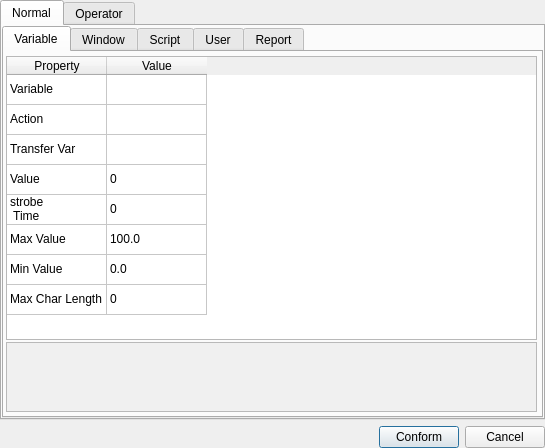
<?xml version="1.0" encoding="UTF-8"?>
<ui version="4.0">
 <class>COrderEditWgt</class>
 <widget class="QDialog" name="COrderEditWgt">
  <property name="geometry">
   <rect>
    <x>0</x>
    <y>0</y>
    <width>545</width>
    <height>448</height>
   </rect>
  </property>
  <property name="windowTitle">
   <string>COrderEditWgt</string>
  </property>
  <layout class="QHBoxLayout" name="horizontalLayout_3">
   <property name="leftMargin">
    <number>0</number>
   </property>
   <property name="topMargin">
    <number>0</number>
   </property>
   <property name="rightMargin">
    <number>0</number>
   </property>
   <property name="bottomMargin">
    <number>0</number>
   </property>
   <item>
    <layout class="QVBoxLayout" name="verticalLayout">
     <item>
      <widget class="QTabWidget" name="tabWidget">
       <property name="currentIndex">
        <number>0</number>
       </property>
       <widget class="QWidget" name="tab">
        <attribute name="title">
         <string>Normal</string>
        </attribute>
        <layout class="QHBoxLayout" name="horizontalLayout_2">
         <property name="spacing">
          <number>0</number>
         </property>
         <property name="leftMargin">
          <number>0</number>
         </property>
         <property name="topMargin">
          <number>0</number>
         </property>
         <property name="rightMargin">
          <number>0</number>
         </property>
         <property name="bottomMargin">
          <number>0</number>
         </property>
         <item>
          <widget class="QTabWidget" name="tabWidget_2">
           <property name="currentIndex">
            <number>0</number>
           </property>
           <widget class="QWidget" name="tab_3">
            <attribute name="title">
             <string>Variable</string>
            </attribute>
            <layout class="QHBoxLayout" name="horizontalLayout_5">
             <property name="leftMargin">
              <number>2</number>
             </property>
             <property name="topMargin">
              <number>2</number>
             </property>
             <property name="rightMargin">
              <number>2</number>
             </property>
             <property name="bottomMargin">
              <number>2</number>
             </property>
             <item>
              <layout class="QVBoxLayout" name="verticalLayout_2" stretch="5,1">
               <property name="spacing">
                <number>2</number>
               </property>
               <property name="topMargin">
                <number>2</number>
               </property>
               <property name="rightMargin">
                <number>2</number>
               </property>
               <property name="bottomMargin">
                <number>2</number>
               </property>
               <item>
                <widget class="QTableWidget" name="tableWidget">
                 <property name="minimumSize">
                  <size>
                   <width>485</width>
                   <height>0</height>
                  </size>
                 </property>
                 <attribute name="horizontalHeaderCascadingSectionResizes">
                  <bool>false</bool>
                 </attribute>
                 <attribute name="horizontalHeaderStretchLastSection">
                  <bool>false</bool>
                 </attribute>
                 <attribute name="verticalHeaderVisible">
                  <bool>false</bool>
                 </attribute>
                 <row>
                  <property name="text">
                   <string>新建行</string>
                  </property>
                 </row>
                 <row>
                  <property name="text">
                   <string>新建行</string>
                  </property>
                 </row>
                 <row>
                  <property name="text">
                   <string>新建行</string>
                  </property>
                 </row>
                 <row>
                  <property name="text">
                   <string>新建行</string>
                  </property>
                 </row>
                 <row>
                  <property name="text">
                   <string>新建行</string>
                  </property>
                 </row>
                 <row>
                  <property name="text">
                   <string>新建行</string>
                  </property>
                 </row>
                 <row>
                  <property name="text">
                   <string>新建行</string>
                  </property>
                 </row>
                 <row>
                  <property name="text">
                   <string>新建行</string>
                  </property>
                 </row>
                 <column>
                  <property name="text">
                   <string>Property</string>
                  </property>
                 </column>
                 <column>
                  <property name="text">
                   <string>Value</string>
                  </property>
                 </column>
                 <item row="0" column="0">
                  <property name="text">
                   <string>Variable</string>
                  </property>
                 </item>
                 <item row="0" column="1">
                  <property name="text">
                   <string/>
                  </property>
                 </item>
                 <item row="1" column="0">
                  <property name="text">
                   <string>Action</string>
                  </property>
                 </item>
                 <item row="2" column="0">
                  <property name="text">
                   <string>Transfer Var</string>
                  </property>
                 </item>
                 <item row="3" column="0">
                  <property name="text">
                   <string>Value</string>
                  </property>
                 </item>
                 <item row="3" column="1">
                  <property name="text">
                   <string>0</string>
                  </property>
                 </item>
                 <item row="4" column="0">
                  <property name="text">
                   <string>strobe
 Time</string>
                  </property>
                 </item>
                 <item row="4" column="1">
                  <property name="text">
                   <string>0</string>
                  </property>
                 </item>
                 <item row="5" column="0">
                  <property name="text">
                   <string>Max Value</string>
                  </property>
                 </item>
                 <item row="5" column="1">
                  <property name="text">
                   <string>100.0</string>
                  </property>
                 </item>
                 <item row="6" column="0">
                  <property name="text">
                   <string>Min Value</string>
                  </property>
                 </item>
                 <item row="6" column="1">
                  <property name="text">
                   <string>0.0</string>
                  </property>
                 </item>
                 <item row="7" column="0">
                  <property name="text">
                   <string>Max Char Length</string>
                  </property>
                 </item>
                 <item row="7" column="1">
                  <property name="text">
                   <string>0</string>
                  </property>
                 </item>
                </widget>
               </item>
               <item>
                <widget class="QTextEdit" name="textEdit">
                 <property name="styleSheet">
                  <string notr="true">background-color: rgb(240, 240, 240);
</string>
                 </property>
                 <property name="readOnly">
                  <bool>true</bool>
                 </property>
                </widget>
               </item>
              </layout>
             </item>
            </layout>
           </widget>
           <widget class="QWidget" name="tab_4">
            <attribute name="title">
             <string>Window</string>
            </attribute>
            <layout class="QHBoxLayout" name="horizontalLayout_6">
             <property name="leftMargin">
              <number>2</number>
             </property>
             <property name="topMargin">
              <number>2</number>
             </property>
             <property name="rightMargin">
              <number>2</number>
             </property>
             <property name="bottomMargin">
              <number>2</number>
             </property>
             <item>
              <layout class="QVBoxLayout" name="verticalLayout_3" stretch="5,1">
               <property name="spacing">
                <number>2</number>
               </property>
               <property name="topMargin">
                <number>2</number>
               </property>
               <property name="rightMargin">
                <number>2</number>
               </property>
               <property name="bottomMargin">
                <number>2</number>
               </property>
               <item>
                <widget class="QTableWidget" name="tableWidget_2">
                 <attribute name="horizontalHeaderCascadingSectionResizes">
                  <bool>false</bool>
                 </attribute>
                 <attribute name="horizontalHeaderStretchLastSection">
                  <bool>false</bool>
                 </attribute>
                 <attribute name="verticalHeaderVisible">
                  <bool>false</bool>
                 </attribute>
                 <row>
                  <property name="text">
                   <string>新建行</string>
                  </property>
                 </row>
                 <row>
                  <property name="text">
                   <string>新建行</string>
                  </property>
                 </row>
                 <row>
                  <property name="text">
                   <string>新建行</string>
                  </property>
                 </row>
                 <row>
                  <property name="text">
                   <string>新建行</string>
                  </property>
                 </row>
                 <row>
                  <property name="text">
                   <string>新建行</string>
                  </property>
                 </row>
                 <row>
                  <property name="text">
                   <string>新建行</string>
                  </property>
                 </row>
                 <row>
                  <property name="text">
                   <string>新建行</string>
                  </property>
                 </row>
                 <row>
                  <property name="text">
                   <string>新建行</string>
                  </property>
                 </row>
                 <row>
                  <property name="text">
                   <string>新建行</string>
                  </property>
                 </row>
                 <row>
                  <property name="text">
                   <string>新建行</string>
                  </property>
                 </row>
                 <row>
                  <property name="text">
                   <string>新建行</string>
                  </property>
                 </row>
                 <row>
                  <property name="text">
                   <string>新建行</string>
                  </property>
                 </row>
                 <row>
                  <property name="text">
                   <string>新建行</string>
                  </property>
                 </row>
                 <row>
                  <property name="text">
                   <string>新建行</string>
                  </property>
                 </row>
                 <row>
                  <property name="text">
                   <string>新建行</string>
                  </property>
                 </row>
                 <row>
                  <property name="text">
                   <string>新建行</string>
                  </property>
                 </row>
                 <row>
                  <property name="text">
                   <string>新建行</string>
                  </property>
                 </row>
                 <row>
                  <property name="text">
                   <string>新建行</string>
                  </property>
                 </row>
                 <row>
                  <property name="text">
                   <string>新建行</string>
                  </property>
                 </row>
                 <row>
                  <property name="text">
                   <string>新建行</string>
                  </property>
                 </row>
                 <row>
                  <property name="text">
                   <string>新建行</string>
                  </property>
                 </row>
                 <column>
                  <property name="text">
                   <string>Property</string>
                  </property>
                 </column>
                 <column>
                  <property name="text">
                   <string>Value</string>
                  </property>
                 </column>
                 <item row="0" column="0">
                  <property name="text">
                   <string>Screen (Page)</string>
                  </property>
                 </item>
                 <item row="1" column="0">
                  <property name="text">
                   <string>Action</string>
                  </property>
                 </item>
                 <item row="2" column="0">
                  <property name="text">
                   <string>Monitor</string>
                  </property>
                 </item>
                 <item row="2" column="1">
                  <property name="text">
                   <string>0</string>
                  </property>
                 </item>
                 <item row="3" column="0">
                  <property name="text">
                   <string>Parameter File</string>
                  </property>
                 </item>
                 <item row="3" column="1">
                  <property name="text">
                   <string>0</string>
                  </property>
                 </item>
                 <item row="4" column="0">
                  <property name="text">
                   <string>X Pos</string>
                  </property>
                 </item>
                 <item row="4" column="1">
                  <property name="text">
                   <string>100</string>
                  </property>
                 </item>
                 <item row="5" column="0">
                  <property name="text">
                   <string>Y Pos</string>
                  </property>
                 </item>
                 <item row="5" column="1">
                  <property name="text">
                   <string>100</string>
                  </property>
                 </item>
                 <item row="6" column="0">
                  <property name="text">
                   <string>Width</string>
                  </property>
                 </item>
                 <item row="6" column="1">
                  <property name="text">
                   <string>0</string>
                  </property>
                 </item>
                 <item row="7" column="0">
                  <property name="text">
                   <string>Height</string>
                  </property>
                 </item>
                 <item row="7" column="1">
                  <property name="text">
                   <string>0</string>
                  </property>
                 </item>
                 <item row="8" column="0">
                  <property name="text">
                   <string>Caption</string>
                  </property>
                  <property name="checkState">
                   <enum>Unchecked</enum>
                  </property>
                 </item>
                 <item row="8" column="1">
                  <property name="text">
                   <string/>
                  </property>
                  <property name="flags">
                   <set>ItemIsSelectable|ItemIsDragEnabled|ItemIsUserCheckable</set>
                  </property>
                 </item>
                 <item row="9" column="0">
                  <property name="text">
                   <string>Border</string>
                  </property>
                  <property name="checkState">
                   <enum>Unchecked</enum>
                  </property>
                 </item>
                 <item row="9" column="1">
                  <property name="text">
                   <string/>
                  </property>
                  <property name="flags">
                   <set>ItemIsSelectable|ItemIsDragEnabled|ItemIsUserCheckable</set>
                  </property>
                 </item>
                 <item row="10" column="0">
                  <property name="text">
                   <string>Resize Border</string>
                  </property>
                  <property name="checkState">
                   <enum>Unchecked</enum>
                  </property>
                 </item>
                 <item row="11" column="0">
                  <property name="text">
                   <string>Sys Menu</string>
                  </property>
                  <property name="checkState">
                   <enum>Unchecked</enum>
                  </property>
                 </item>
                 <item row="11" column="1">
                  <property name="flags">
                   <set>ItemIsSelectable|ItemIsDragEnabled|ItemIsUserCheckable</set>
                  </property>
                 </item>
                 <item row="12" column="0">
                  <property name="text">
                   <string>Maximized Box</string>
                  </property>
                  <property name="checkState">
                   <enum>Unchecked</enum>
                  </property>
                 </item>
                 <item row="12" column="1">
                  <property name="flags">
                   <set>ItemIsSelectable|ItemIsDragEnabled|ItemIsUserCheckable</set>
                  </property>
                 </item>
                 <item row="13" column="0">
                  <property name="text">
                   <string>Minimized Box</string>
                  </property>
                  <property name="checkState">
                   <enum>Unchecked</enum>
                  </property>
                 </item>
                 <item row="13" column="1">
                  <property name="flags">
                   <set>ItemIsSelectable|ItemIsDragEnabled|ItemIsUserCheckable</set>
                  </property>
                 </item>
                 <item row="14" column="0">
                  <property name="text">
                   <string>Keep Print Proportions</string>
                  </property>
                  <property name="checkState">
                   <enum>Unchecked</enum>
                  </property>
                 </item>
                 <item row="14" column="1">
                  <property name="flags">
                   <set>ItemIsSelectable|ItemIsDragEnabled|ItemIsUserCheckable</set>
                  </property>
                 </item>
                 <item row="15" column="0">
                  <property name="text">
                   <string>Print Page Width</string>
                  </property>
                 </item>
                 <item row="15" column="1">
                  <property name="text">
                   <string>-1</string>
                  </property>
                 </item>
                 <item row="16" column="0">
                  <property name="text">
                   <string>Print Page Height</string>
                  </property>
                 </item>
                 <item row="16" column="1">
                  <property name="text">
                   <string>-1</string>
                  </property>
                 </item>
                 <item row="17" column="0">
                  <property name="text">
                   <string>Top Margin</string>
                  </property>
                 </item>
                 <item row="17" column="1">
                  <property name="text">
                   <string>-1</string>
                  </property>
                 </item>
                 <item row="18" column="0">
                  <property name="text">
                   <string>Bottom Margin</string>
                  </property>
                 </item>
                 <item row="18" column="1">
                  <property name="text">
                   <string>-1</string>
                  </property>
                 </item>
                 <item row="19" column="0">
                  <property name="text">
                   <string>Left Margin </string>
                  </property>
                 </item>
                 <item row="19" column="1">
                  <property name="text">
                   <string>-1</string>
                  </property>
                 </item>
                 <item row="20" column="0">
                  <property name="text">
                   <string>Right Margin</string>
                  </property>
                 </item>
                 <item row="20" column="1">
                  <property name="text">
                   <string>-1</string>
                  </property>
                 </item>
                </widget>
               </item>
               <item>
                <widget class="QTextEdit" name="textEdit_2">
                 <property name="styleSheet">
                  <string notr="true">background-color: rgb(240, 240, 240);
</string>
                 </property>
                 <property name="readOnly">
                  <bool>true</bool>
                 </property>
                </widget>
               </item>
              </layout>
             </item>
            </layout>
           </widget>
           <widget class="QWidget" name="tab_5">
            <attribute name="title">
             <string>Script</string>
            </attribute>
            <layout class="QVBoxLayout" name="verticalLayout_5">
             <item>
              <layout class="QVBoxLayout" name="verticalLayout_4" stretch="5,1">
               <property name="spacing">
                <number>2</number>
               </property>
               <property name="topMargin">
                <number>2</number>
               </property>
               <property name="rightMargin">
                <number>2</number>
               </property>
               <property name="bottomMargin">
                <number>2</number>
               </property>
               <item>
                <widget class="QTableWidget" name="tableWidget_3">
                 <attribute name="horizontalHeaderCascadingSectionResizes">
                  <bool>false</bool>
                 </attribute>
                 <attribute name="horizontalHeaderStretchLastSection">
                  <bool>false</bool>
                 </attribute>
                 <attribute name="verticalHeaderVisible">
                  <bool>false</bool>
                 </attribute>
                 <row>
                  <property name="text">
                   <string>新建行</string>
                  </property>
                 </row>
                 <row>
                  <property name="text">
                   <string>新建行</string>
                  </property>
                 </row>
                 <row>
                  <property name="text">
                   <string>新建行</string>
                  </property>
                 </row>
                 <column>
                  <property name="text">
                   <string>Property</string>
                  </property>
                 </column>
                 <column>
                  <property name="text">
                   <string>Value</string>
                  </property>
                 </column>
                </widget>
               </item>
               <item>
                <widget class="QTextEdit" name="textEdit_3">
                 <property name="styleSheet">
                  <string notr="true">background-color: rgb(240, 240, 240);
</string>
                 </property>
                 <property name="readOnly">
                  <bool>true</bool>
                 </property>
                </widget>
               </item>
              </layout>
             </item>
            </layout>
           </widget>
           <widget class="QWidget" name="tab_6">
            <attribute name="title">
             <string>User</string>
            </attribute>
            <layout class="QHBoxLayout" name="horizontalLayout_7">
             <item>
              <layout class="QVBoxLayout" name="verticalLayout_6" stretch="5,1">
               <property name="spacing">
                <number>2</number>
               </property>
               <property name="topMargin">
                <number>2</number>
               </property>
               <property name="rightMargin">
                <number>2</number>
               </property>
               <property name="bottomMargin">
                <number>2</number>
               </property>
               <item>
                <widget class="QTableWidget" name="tableWidget_4">
                 <attribute name="horizontalHeaderCascadingSectionResizes">
                  <bool>false</bool>
                 </attribute>
                 <attribute name="horizontalHeaderStretchLastSection">
                  <bool>false</bool>
                 </attribute>
                 <attribute name="verticalHeaderVisible">
                  <bool>false</bool>
                 </attribute>
                 <row>
                  <property name="text">
                   <string>新建行</string>
                  </property>
                 </row>
                 <row>
                  <property name="text">
                   <string>新建行</string>
                  </property>
                 </row>
                 <row>
                  <property name="text">
                   <string>新建行</string>
                  </property>
                 </row>
                 <column>
                  <property name="text">
                   <string>Property</string>
                  </property>
                 </column>
                 <column>
                  <property name="text">
                   <string>Value</string>
                  </property>
                 </column>
                </widget>
               </item>
               <item>
                <widget class="QTextEdit" name="textEdit_4">
                 <property name="styleSheet">
                  <string notr="true">background-color: rgb(240, 240, 240);
</string>
                 </property>
                 <property name="readOnly">
                  <bool>true</bool>
                 </property>
                </widget>
               </item>
              </layout>
             </item>
            </layout>
           </widget>
           <widget class="QWidget" name="tab_7">
            <attribute name="title">
             <string>Report</string>
            </attribute>
            <layout class="QHBoxLayout" name="horizontalLayout_8">
             <item>
              <layout class="QVBoxLayout" name="verticalLayout_7" stretch="5,1">
               <property name="spacing">
                <number>2</number>
               </property>
               <property name="topMargin">
                <number>2</number>
               </property>
               <property name="rightMargin">
                <number>2</number>
               </property>
               <property name="bottomMargin">
                <number>2</number>
               </property>
               <item>
                <widget class="QTableWidget" name="tableWidget_5">
                 <attribute name="horizontalHeaderCascadingSectionResizes">
                  <bool>false</bool>
                 </attribute>
                 <attribute name="horizontalHeaderStretchLastSection">
                  <bool>false</bool>
                 </attribute>
                 <attribute name="verticalHeaderVisible">
                  <bool>false</bool>
                 </attribute>
                 <row>
                  <property name="text">
                   <string>新建行</string>
                  </property>
                 </row>
                 <row>
                  <property name="text">
                   <string>新建行</string>
                  </property>
                 </row>
                 <row>
                  <property name="text">
                   <string>新建行</string>
                  </property>
                 </row>
                 <column>
                  <property name="text">
                   <string>Property</string>
                  </property>
                 </column>
                 <column>
                  <property name="text">
                   <string>Value</string>
                  </property>
                 </column>
                </widget>
               </item>
               <item>
                <widget class="QTextEdit" name="textEdit_5">
                 <property name="styleSheet">
                  <string notr="true">background-color: rgb(240, 240, 240);
</string>
                 </property>
                 <property name="readOnly">
                  <bool>true</bool>
                 </property>
                </widget>
               </item>
              </layout>
             </item>
            </layout>
           </widget>
          </widget>
         </item>
        </layout>
       </widget>
       <widget class="QWidget" name="tab_2">
        <attribute name="title">
         <string>Operator</string>
        </attribute>
        <layout class="QHBoxLayout" name="horizontalLayout_4">
         <property name="spacing">
          <number>0</number>
         </property>
         <property name="leftMargin">
          <number>0</number>
         </property>
         <property name="topMargin">
          <number>0</number>
         </property>
         <property name="rightMargin">
          <number>0</number>
         </property>
         <property name="bottomMargin">
          <number>0</number>
         </property>
         <item>
          <widget class="QTabWidget" name="tabWidget_3">
           <property name="currentIndex">
            <number>0</number>
           </property>
           <widget class="QWidget" name="tab_9">
            <attribute name="title">
             <string>Menu</string>
            </attribute>
            <layout class="QHBoxLayout" name="horizontalLayout_9">
             <item>
              <layout class="QVBoxLayout" name="verticalLayout_8" stretch="5,1">
               <property name="spacing">
                <number>2</number>
               </property>
               <property name="topMargin">
                <number>2</number>
               </property>
               <property name="rightMargin">
                <number>2</number>
               </property>
               <property name="bottomMargin">
                <number>2</number>
               </property>
               <item>
                <widget class="QTableWidget" name="tableWidget_6">
                 <attribute name="horizontalHeaderCascadingSectionResizes">
                  <bool>false</bool>
                 </attribute>
                 <attribute name="horizontalHeaderStretchLastSection">
                  <bool>false</bool>
                 </attribute>
                 <attribute name="verticalHeaderVisible">
                  <bool>false</bool>
                 </attribute>
                 <row>
                  <property name="text">
                   <string>新建行</string>
                  </property>
                 </row>
                 <row>
                  <property name="text">
                   <string>新建行</string>
                  </property>
                 </row>
                 <row>
                  <property name="text">
                   <string>新建行</string>
                  </property>
                 </row>
                 <column>
                  <property name="text">
                   <string>Property</string>
                  </property>
                 </column>
                 <column>
                  <property name="text">
                   <string>Value</string>
                  </property>
                 </column>
                </widget>
               </item>
               <item>
                <widget class="QTextEdit" name="textEdit_6">
                 <property name="styleSheet">
                  <string notr="true">background-color: rgb(240, 240, 240);
</string>
                 </property>
                 <property name="readOnly">
                  <bool>true</bool>
                 </property>
                </widget>
               </item>
              </layout>
             </item>
            </layout>
           </widget>
           <widget class="QWidget" name="tab_10">
            <attribute name="title">
             <string>System</string>
            </attribute>
            <layout class="QHBoxLayout" name="horizontalLayout_10">
             <item>
              <layout class="QVBoxLayout" name="verticalLayout_9" stretch="5,1">
               <property name="spacing">
                <number>2</number>
               </property>
               <property name="topMargin">
                <number>2</number>
               </property>
               <property name="rightMargin">
                <number>2</number>
               </property>
               <property name="bottomMargin">
                <number>2</number>
               </property>
               <item>
                <widget class="QTableWidget" name="tableWidget_7">
                 <attribute name="horizontalHeaderCascadingSectionResizes">
                  <bool>false</bool>
                 </attribute>
                 <attribute name="horizontalHeaderStretchLastSection">
                  <bool>false</bool>
                 </attribute>
                 <attribute name="verticalHeaderVisible">
                  <bool>false</bool>
                 </attribute>
                 <row>
                  <property name="text">
                   <string>新建行</string>
                  </property>
                 </row>
                 <row>
                  <property name="text">
                   <string>新建行</string>
                  </property>
                 </row>
                 <row>
                  <property name="text">
                   <string>新建行</string>
                  </property>
                 </row>
                 <column>
                  <property name="text">
                   <string>Property</string>
                  </property>
                 </column>
                 <column>
                  <property name="text">
                   <string>Value</string>
                  </property>
                 </column>
                </widget>
               </item>
               <item>
                <widget class="QTextEdit" name="textEdit_7">
                 <property name="styleSheet">
                  <string notr="true">background-color: rgb(240, 240, 240);
</string>
                 </property>
                 <property name="readOnly">
                  <bool>true</bool>
                 </property>
                </widget>
               </item>
              </layout>
             </item>
            </layout>
           </widget>
           <widget class="QWidget" name="tab_11">
            <attribute name="title">
             <string>Language</string>
            </attribute>
            <layout class="QHBoxLayout" name="horizontalLayout_11">
             <item>
              <layout class="QVBoxLayout" name="verticalLayout_10" stretch="5,1">
               <property name="spacing">
                <number>2</number>
               </property>
               <property name="topMargin">
                <number>2</number>
               </property>
               <property name="rightMargin">
                <number>2</number>
               </property>
               <property name="bottomMargin">
                <number>2</number>
               </property>
               <item>
                <widget class="QTableWidget" name="tableWidget_8">
                 <attribute name="horizontalHeaderCascadingSectionResizes">
                  <bool>false</bool>
                 </attribute>
                 <attribute name="horizontalHeaderStretchLastSection">
                  <bool>false</bool>
                 </attribute>
                 <attribute name="verticalHeaderVisible">
                  <bool>false</bool>
                 </attribute>
                 <row>
                  <property name="text">
                   <string>新建行</string>
                  </property>
                 </row>
                 <row>
                  <property name="text">
                   <string>新建行</string>
                  </property>
                 </row>
                 <row>
                  <property name="text">
                   <string>新建行</string>
                  </property>
                 </row>
                 <column>
                  <property name="text">
                   <string>Property</string>
                  </property>
                 </column>
                 <column>
                  <property name="text">
                   <string>Value</string>
                  </property>
                 </column>
                </widget>
               </item>
               <item>
                <widget class="QTextEdit" name="textEdit_8">
                 <property name="styleSheet">
                  <string notr="true">background-color: rgb(240, 240, 240);
</string>
                 </property>
                 <property name="readOnly">
                  <bool>true</bool>
                 </property>
                </widget>
               </item>
              </layout>
             </item>
            </layout>
           </widget>
           <widget class="QWidget" name="tab_8">
            <attribute name="title">
             <string>Help</string>
            </attribute>
            <layout class="QHBoxLayout" name="horizontalLayout_12">
             <item>
              <layout class="QVBoxLayout" name="verticalLayout_11" stretch="5,1">
               <property name="spacing">
                <number>2</number>
               </property>
               <property name="topMargin">
                <number>2</number>
               </property>
               <property name="rightMargin">
                <number>2</number>
               </property>
               <property name="bottomMargin">
                <number>2</number>
               </property>
               <item>
                <widget class="QTableWidget" name="tableWidget_9">
                 <attribute name="horizontalHeaderCascadingSectionResizes">
                  <bool>false</bool>
                 </attribute>
                 <attribute name="horizontalHeaderStretchLastSection">
                  <bool>false</bool>
                 </attribute>
                 <attribute name="verticalHeaderVisible">
                  <bool>false</bool>
                 </attribute>
                 <row>
                  <property name="text">
                   <string>新建行</string>
                  </property>
                 </row>
                 <row>
                  <property name="text">
                   <string>新建行</string>
                  </property>
                 </row>
                 <row>
                  <property name="text">
                   <string>新建行</string>
                  </property>
                 </row>
                 <column>
                  <property name="text">
                   <string>Property</string>
                  </property>
                 </column>
                 <column>
                  <property name="text">
                   <string>Value</string>
                  </property>
                 </column>
                </widget>
               </item>
               <item>
                <widget class="QTextEdit" name="textEdit_9">
                 <property name="styleSheet">
                  <string notr="true">background-color: rgb(240, 240, 240);
</string>
                 </property>
                 <property name="readOnly">
                  <bool>true</bool>
                 </property>
                </widget>
               </item>
              </layout>
             </item>
            </layout>
           </widget>
           <widget class="QWidget" name="tab_12">
            <attribute name="title">
             <string>Alarm</string>
            </attribute>
            <layout class="QHBoxLayout" name="horizontalLayout_13">
             <item>
              <layout class="QVBoxLayout" name="verticalLayout_12" stretch="5,1">
               <property name="spacing">
                <number>2</number>
               </property>
               <property name="topMargin">
                <number>2</number>
               </property>
               <property name="rightMargin">
                <number>2</number>
               </property>
               <property name="bottomMargin">
                <number>2</number>
               </property>
               <item>
                <widget class="QTableWidget" name="tableWidget_10">
                 <attribute name="horizontalHeaderCascadingSectionResizes">
                  <bool>false</bool>
                 </attribute>
                 <attribute name="horizontalHeaderStretchLastSection">
                  <bool>false</bool>
                 </attribute>
                 <attribute name="verticalHeaderVisible">
                  <bool>false</bool>
                 </attribute>
                 <row>
                  <property name="text">
                   <string>新建行</string>
                  </property>
                 </row>
                 <row>
                  <property name="text">
                   <string>新建行</string>
                  </property>
                 </row>
                 <row>
                  <property name="text">
                   <string>新建行</string>
                  </property>
                 </row>
                 <column>
                  <property name="text">
                   <string>Property</string>
                  </property>
                 </column>
                 <column>
                  <property name="text">
                   <string>Value</string>
                  </property>
                 </column>
                </widget>
               </item>
               <item>
                <widget class="QTextEdit" name="textEdit_10">
                 <property name="styleSheet">
                  <string notr="true">background-color: rgb(240, 240, 240);
</string>
                 </property>
                 <property name="readOnly">
                  <bool>true</bool>
                 </property>
                </widget>
               </item>
              </layout>
             </item>
            </layout>
           </widget>
           <widget class="QWidget" name="tab_13">
            <attribute name="title">
             <string>Event</string>
            </attribute>
            <layout class="QHBoxLayout" name="horizontalLayout_14">
             <item>
              <layout class="QVBoxLayout" name="verticalLayout_13" stretch="5,1">
               <property name="spacing">
                <number>2</number>
               </property>
               <property name="topMargin">
                <number>2</number>
               </property>
               <property name="rightMargin">
                <number>2</number>
               </property>
               <property name="bottomMargin">
                <number>2</number>
               </property>
               <item>
                <widget class="QTableWidget" name="tableWidget_11">
                 <attribute name="horizontalHeaderCascadingSectionResizes">
                  <bool>false</bool>
                 </attribute>
                 <attribute name="horizontalHeaderStretchLastSection">
                  <bool>false</bool>
                 </attribute>
                 <attribute name="verticalHeaderVisible">
                  <bool>false</bool>
                 </attribute>
                 <row>
                  <property name="text">
                   <string>新建行</string>
                  </property>
                 </row>
                 <row>
                  <property name="text">
                   <string>新建行</string>
                  </property>
                 </row>
                 <row>
                  <property name="text">
                   <string>新建行</string>
                  </property>
                 </row>
                 <column>
                  <property name="text">
                   <string>Property</string>
                  </property>
                 </column>
                 <column>
                  <property name="text">
                   <string>Value</string>
                  </property>
                 </column>
                </widget>
               </item>
               <item>
                <widget class="QTextEdit" name="textEdit_11">
                 <property name="styleSheet">
                  <string notr="true">background-color: rgb(240, 240, 240);
</string>
                 </property>
                 <property name="readOnly">
                  <bool>true</bool>
                 </property>
                </widget>
               </item>
              </layout>
             </item>
            </layout>
           </widget>
          </widget>
         </item>
        </layout>
       </widget>
      </widget>
     </item>
     <item>
      <layout class="QHBoxLayout" name="horizontalLayout">
       <item>
        <spacer name="horizontalSpacer">
         <property name="orientation">
          <enum>Qt::Horizontal</enum>
         </property>
         <property name="sizeHint" stdset="0">
          <size>
           <width>40</width>
           <height>20</height>
          </size>
         </property>
        </spacer>
       </item>
       <item>
        <widget class="QPushButton" name="pushButton">
         <property name="text">
          <string>Conform</string>
         </property>
        </widget>
       </item>
       <item>
        <widget class="QPushButton" name="pushButton_2">
         <property name="text">
          <string>Cancel</string>
         </property>
        </widget>
       </item>
      </layout>
     </item>
    </layout>
   </item>
  </layout>
 </widget>
 <layoutdefault spacing="6" margin="11"/>
 <resources/>
 <connections/>
</ui>
